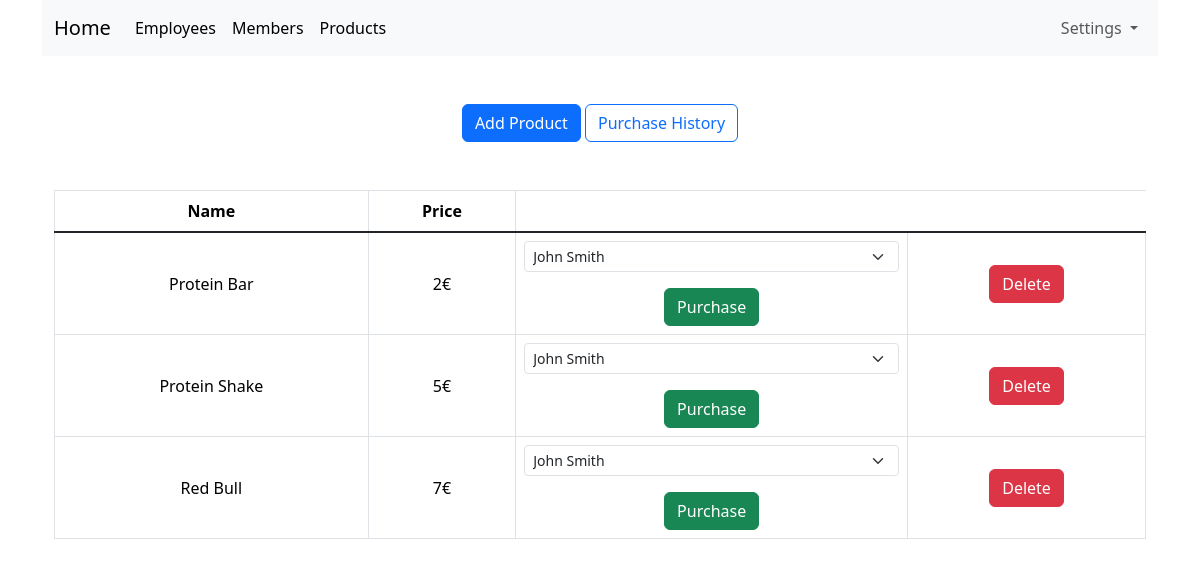
Page /products.php (signed in) on the committed database.
### tables this page shows
CREATE TABLE product (
	id INTEGER PRIMARY KEY AUTOINCREMENT NOT NULL,
	name VARCHAR NOT NULL,
	price INTEGER NOT NULL,
	created_at VARCHAR NOT NULL
);

### lib/products.php (called while the page is built, shortened)
<?php
function getAllProducts(PDO $pdo)
{
	$stmt = $pdo->query("SELECT id, name, price, created_at FROM product");
	return $stmt->fetchAll(PDO::FETCH_ASSOC);
}
?>

### lib/common.php (called while the page is built, shortened)
<?php
function htmlEscape($html)
{
	return htmlspecialchars($html, ENT_HTML5, "UTF-8");
}
?>

### lib/members.php (called while the page is built, shortened)
<?php
function getAllMembers(PDO $pdo)
{
	$stmt = $pdo->query("SELECT id, first_name, last_name, birthday, created_at FROM member");
	return $stmt->fetchAll(PDO::FETCH_ASSOC);
}
?>

### products.php (the view, shortened to what this page needs)
<?php
require_once "lib/common.php";
require_once "lib/products.php";
require_once "lib/members.php";
$pdo = getPDO();
$products = getAllProducts($pdo);
$members = getAllMembers($pdo);
?>
<!DOCTYPE html>
<html lang="en">
	<head>
		<?php require "templates/header.php" ?>
	</head>
	<body>
		<div class="container text-center">
			<?php require "templates/navbar.php" ?>
			<div class="container mt-5">
				<a class="btn btn-primary" href="add-product.php">Add Product</a>
				<a class="btn btn-outline-primary" href="purchase-history.php">Purchase History</a>
			</div>
			<div class="container mt-5">
				<form method="post">
					<div class="table-responsive">
						<table class="table table-hover table-bordered align-middle" id="product-list">
							<thead>
								<tr>
									<th>Name</th>
									<th>Price</th>
								</tr>
							</thead>
							<tbody class="table-group-divider">
								<?php foreach ($products as $product): ?>
									<tr>
										<td><?php echo htmlEscape($product["name"]) ?></td>
										<td><?php echo htmlEscape($product["price"]) ?>€</td>
										<td>
											<select class="form-select form-select-sm mb-3" name="member-id">
												<?php foreach ($members as $member): ?>
													<option value="<?php echo htmlEscape($member['id']) ?>">
														<?php echo htmlEscape($member["first_name"]); echo " "; echo htmlEscape($member["last_name"]) ?>
													</option>
												<?php endforeach ?>
											</select>
											<button class="btn btn-success purchase-button" id="<?php echo $product['id'] ?>">Purchase</button>
										</td>
										<td><input class="btn btn-danger" type="submit" name="delete-product[<?php echo $product['id'] ?>]" value="Delete"</td>
									</tr>
								<?php endforeach ?>
							</tbody>
						</table>
					</div>
				</form>
			</div>
		</div>
	</body>
</html>

### rows in the picture
product: name "Protein Bar", price "2"
product: name "Protein Shake", price "5"
product: name "Red Bull", price "7"

### other values in the picture
form field member-id "John Smith"
